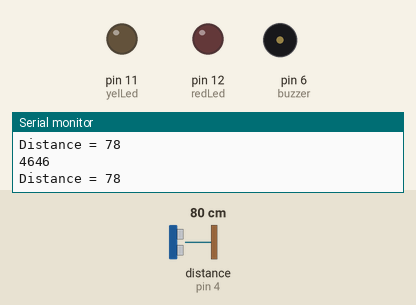
Simulated run of this sketch. Board: Arduino Uno, built with avr-gcc and run on an emulated ATmega328P. Parts: output pins drawn as LEDs (lit = HIGH), buzzer (waves = sounding), the last lines printed to the serial monitor. Wiring (inferred from the names in the program): ultrasonic range finder: trigger pin 3; echo pin 4. The inputs (shaded band) are chosen by the test bench; at power-on: distance to the obstacle (sensor on pin 4) 80 cm. The echo pulse lasts 58.3 µs per cm; pins used as bus, display or sensor lines are not drawn.

Above: at 1.2 s.
1.3 s: distance to the obstacle (sensor on pin 4) set to 34 cm
4.3 s: distance to the obstacle (sensor on pin 4) set to 29 cm
At 4.9 s:
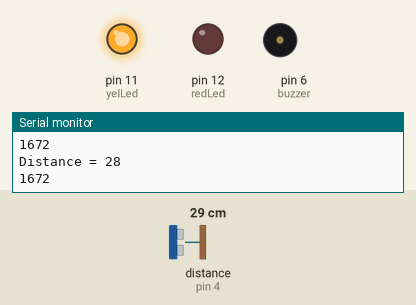
5.8 s: distance to the obstacle (sensor on pin 4) set to 18 cm
8.8 s: distance to the obstacle (sensor on pin 4) set to 15 cm
At 9.5 s:
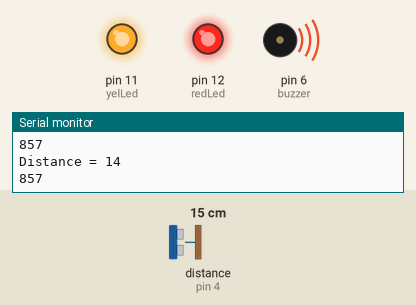
10.3 s: distance to the obstacle (sensor on pin 4) set to 35 cm
At 10.6 s:
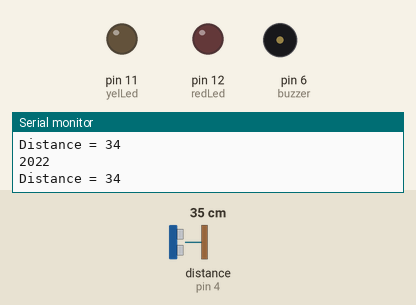
11.8 s: distance to the obstacle (sensor on pin 4) set to 2 cm
At 13.1 s:
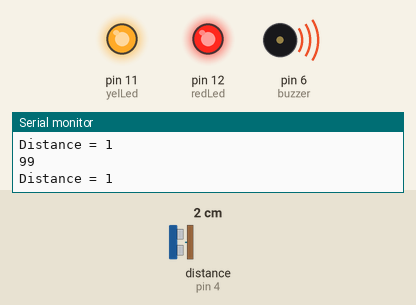
Timing chart, 0 to 14.3 s (numbered marks = the images above; inputs shaded):
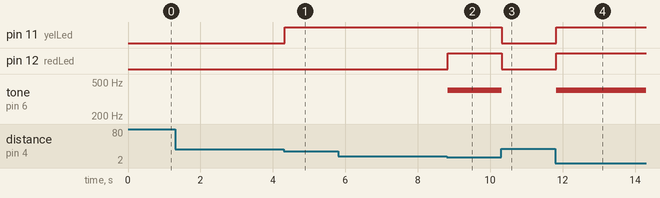

Measured:
- the behaviour switches between 32 and 31 cm on distance to the obstacle (sensor on pin 4) (found by bisection; images 0 and 1)
- the behaviour switches between 17 and 16 cm on distance to the obstacle (sensor on pin 4) (found by bisection; images 1 and 2)
- after the input at 4.3 s, pin 11 (yelLed): LOW → HIGH at once
- after the input at 8.8 s, pin 12 (redLed): LOW → HIGH at once; tone on pin 6 (buzzer): silent → 400 Hz at once
- after the input at 10.3 s, pin 11 (yelLed), pin 12 (redLed): HIGH → LOW at once; tone on pin 6 (buzzer): 400 Hz → silent at once
- after the input at 11.8 s, pin 11 (yelLed), pin 12 (redLed): LOW → HIGH at once; tone on pin 6 (buzzer): silent → 400 Hz at once

The sketch:

parking_alarm.ino
```cpp
const int redLed = 12;
const int yelLed = 11;
const int buzzer = 6;
const int trig = 3;
const int echo = 4;

void setup() {
  // put your setup code here, to run once:

  //LEDS
  pinMode(redLed, OUTPUT);
  pinMode(yelLed, OUTPUT);

  //BUZZER
  pinMode(buzzer, OUTPUT);

  //DISTANCE SENSOR
  pinMode(trig, OUTPUT);
  pinMode(echo, INPUT);

  Serial.begin(9600);
}

void loop() {
  long duration;
  long distance;

  // put your main code here, to run repeatedly:
  digitalWrite(trig,LOW);
  delayMicroseconds(2);
  digitalWrite(trig,HIGH);
  delayMicroseconds(10);
  digitalWrite(trig,LOW);
  pinMode(echo, INPUT);
  duration = pulseIn(echo,HIGH);
  //delayMicroseconds(100);
  Serial.println(duration);
  distance = ( duration * 0.034 ) / 2;
  delayMicroseconds(20);
  Serial.print("Distance = ");
  Serial.println(distance);

  if (distance <= 15 && distance >= 0){
    digitalWrite(yelLed, HIGH);
    digitalWrite(redLed, HIGH);
    tone(buzzer, 400);
  }
  else if (distance <= 30){
    digitalWrite(redLed, LOW);
    noTone(buzzer);
    digitalWrite(yelLed, HIGH);
  } else {
    noTone(buzzer);
    digitalWrite(redLed, LOW);
    digitalWrite(yelLed, LOW);
  }


}
```
